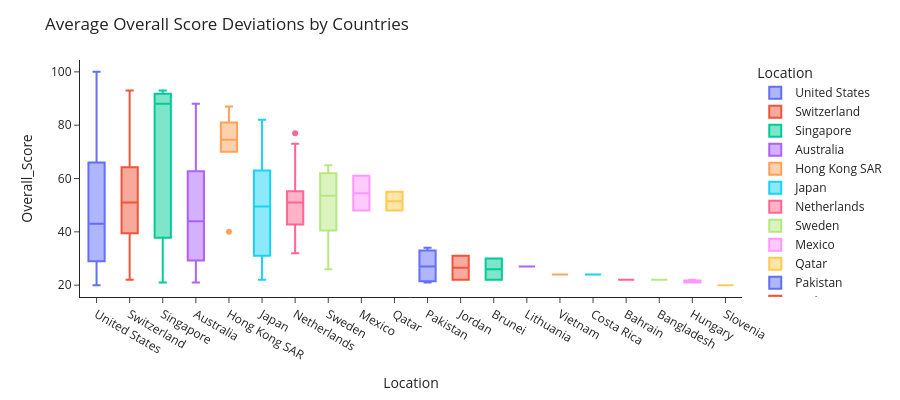

Notebook source saved alongside this figure:
### Markdown cell above
- Hong Kong SAR and Singapore lead the dataset significantly, being the only two regions to surpass the 60-point threshold in Average Overall Score.
- There is a stark contrast between the top-performing countries and the bottom-tier countries, with a score gap of approximately 50 points between the highest (Hong Kong SAR) and the lowest (Slovenia).
- There is also a notable performance gap between the top two leaders and the rest of the high-scoring group. For instance, there is a sharp decline of roughly 15 points moving from Singapore to Mexico.
- The bottom 10 countries show small variance in their scores, ranging tightly between approximately 20 and 28 points.

### Code cell
overall_score_country_lst = overall_score_country.index.tolist()
overall_score_country_df = df[df['Location'].apply(lambda x: x in overall_score_country_lst)]

fig = px.box(
    overall_score_country_df, 
    x = 'Location', 
    y = 'Overall_Score', 
    color = 'Location') 

fig.update_layout(
    title_text = 'Average Overall Score Deviations by Countries', 
    template = 'simple_white', 
    width = 900, 
    height = 400)
    
fig.show()

### Figure 1 — Plotly figure (JSON) as saved in the notebook; plotly's stock layout.template omitted (floating-point values rounded to 4 significant figures)
{"data": [{"alignmentgroup": "True", "hovertemplate": "Location=%{x}<br>Overall_Score=%{y}<extra></extra>", "legendgroup": "United States", "marker": {"color": "#636efa"}, "name": "United States", "notched": false, "offsetgroup": "United States", "orientation": "v", "showlegend": true, "type": "box", "x": ["United States", "United States", "United States", "United States", "United States", "United States", "United States", "United States", "United States", "United States", "United States", "United States", "United States", "United States", "United States", "United States", "United States", "United States", "United States", "United States", "United States", "United States", "United States", "United States", "United States", "United States", "United States", "United States", "United States", "United States", "United States", "United States", "United States", "United States", "United States", "United States", "United States", "United States", "United States", "United States", "United States", "United States", "United States", "United States", "United States", "United States", "United States", "United States", "United States", "United States", "United States", "United States", "United States", "United States", "United States", "United States", "United States", "United States", "United States", "United States", "United States", "United States", "United States", "United States", "United States", "United States", "United States", "United States", "United States", "United States", "United States", "United States", "United States", "United States", "United States", "United States", "United States", "United States", "United States", "United States", "United States", "United States", "United States", "United States"], "x0": " ", "xaxis": "x", "y": [100, 96, 96, 90, 90, 90, 87, 86, 85, 85, 82, 82, 79, 79, 79, 76, 72, 70, 69, 68, 67, 65, 64, 61, 61, 58, 57, 57, 55, 54, 53, 51, 51, 51, 49, 48, 46, 46, 46, 45, 44, 44, 42, 41, 40, 39, 38, 38, 37, 36, 36, 35, 35, 34, 34, 34, 33, 32, 32, 31, 31, 30, 29, 29, 28, 26, 26, 26, 25, 25, 25, 25, 24, 24, 24, 24, 23, 23, 22, 21, 21, 21, 20, 20], "y0": " ", "yaxis": "y"}, {"alignmentgroup": "True", "hovertemplate": "Location=%{x}<br>Overall_Score=%{y}<extra></extra>", "legendgroup": "Switzerland", "marker": {"color": "#EF553B"}, "name": "Switzerland", "notched": false, "offsetgroup": "Switzerland", "orientation": "v", "showlegend": true, "type": "box", "x": ["Switzerland", "Switzerland", "Switzerland", "Switzerland", "Switzerland", "Switzerland", "Switzerland", "Switzerland", "Switzerland"], "x0": " ", "xaxis": "x", "y": [93, 83, 58, 54, 51, 51, 43, 29, 22], "y0": " ", "yaxis": "y"}, {"alignmentgroup": "True", "hovertemplate": "Location=%{x}<br>Overall_Score=%{y}<extra></extra>", "legendgroup": "Singapore", "marker": {"color": "#00cc96"}, "name": "Singapore", "notched": false, "offsetgroup": "Singapore", "orientation": "v", "showlegend": true, "type": "box", "x": ["Singapore", "Singapore", "Singapore"], "x0": " ", "xaxis": "x", "y": [93, 88, 21], "y0": " ", "yaxis": "y"}, {"alignmentgroup": "True", "hovertemplate": "Location=%{x}<br>Overall_Score=%{y}<extra></extra>", "legendgroup": "Australia", "marker": {"color": "#ab63fa"}, "name": "Australia", "notched": false, "offsetgroup": "Australia", "orientation": "v", "showlegend": true, "type": "box", "x": ["Australia", "Australia", "Australia", "Australia", "Australia", "Australia", "Australia", "Australia", "Australia", "Australia", "Australia", "Australia", "Australia", "Australia", "Australia", "Australia", "Australia", "Australia", "Australia", "Australia", "Australia", "Australia", "Australia", "Australia", "Australia", "Australia", "Australia", "Australia", "Australia", "Australia", "Australia"], "x0": " ", "xaxis": "x", "y": [88, 87, 87, 82, 81, 80, 65, 63, 62, 55, 54, 50, 49, 48, 46, 44, 44, 40, 37, 37, 33, 33, 30, 29, 29, 27, 26, 24, 23, 21, 21], "y0": " ", "yaxis": "y"}, {"alignmentgroup": "True", "hovertemplate": "Location=%{x}<br>Overall_Score=%{y}<extra></extra>", "legendgroup": "Hong Kong SAR", "marker": {"color": "#FFA15A"}, "name": "Hong Kong SAR", "notched": false, "offsetgroup": "Hong Kong SAR", "orientation": "v", "showlegend": true, "type": "box", "x": ["Hong Kong SAR", "Hong Kong SAR", "Hong Kong SAR", "Hong Kong SAR", "Hong Kong SAR", "Hong Kong SAR"], "x0": " ", "xaxis": "x", "y": [87, 81, 77, 72, 70, 40], "y0": " ", "yaxis": "y"}, {"alignmentgroup": "True", "hovertemplate": "Location=%{x}<br>Overall_Score=%{y}<extra></extra>", "legendgroup": "Japan", "marker": {"color": "#19d3f3"}, "name": "Japan", "notched": false, "offsetgroup": "Japan", "orientation": "v", "showlegend": true, "type": "box", "x": ["Japan", "Japan", "Japan", "Japan", "Japan", "Japan", "Japan", "Japan", "Japan", "Japan", "Japan", "Japan", "Japan", "Japan"], "x0": " ", "xaxis": "x", "y": [82, 76, 63, 63, 58, 51, 50, 49, 48, 47, 31, 25, 25, 22], "y0": " ", "yaxis": "y"}, {"alignmentgroup": "True", "hovertemplate": "Location=%{x}<br>Overall_Score=%{y}<extra></extra>", "legendgroup": "Netherlands", "marker": {"color": "#FF6692"}, "name": "Netherlands", "notched": false, "offsetgroup": "Netherlands", "orientation": "v", "showlegend": true, "type": "box", "x": ["Netherlands", "Netherlands", "Netherlands", "Netherlands", "Netherlands", "Netherlands", "Netherlands", "Netherlands", "Netherlands", "Netherlands", "Netherlands", "Netherlands", "Netherlands"], "x0": " ", "xaxis": "x", "y": [77, 73, 59, 54, 53, 51, 51, 51, 43, 43, 42, 38, 32], "y0": " ", "yaxis": "y"}, {"alignmentgroup": "True", "hovertemplate": "Location=%{x}<br>Overall_Score=%{y}<extra></extra>", "legendgroup": "Sweden", "marker": {"color": "#B6E880"}, "name": "Sweden", "notched": false, "offsetgroup": "Sweden", "orientation": "v", "showlegend": true, "type": "box", "x": ["Sweden", "Sweden", "Sweden", "Sweden", "Sweden", "Sweden", "Sweden", "Sweden"], "x0": " ", "xaxis": "x", "y": [65, 65, 59, 54, 53, 46, 35, 26], "y0": " ", "yaxis": "y"}, {"alignmentgroup": "True", "hovertemplate": "Location=%{x}<br>Overall_Score=%{y}<extra></extra>", "legendgroup": "Mexico", "marker": {"color": "#FF97FF"}, "name": "Mexico", "notched": false, "offsetgroup": "Mexico", "orientation": "v", "showlegend": true, "type": "box", "x": ["Mexico", "Mexico"], "x0": " ", "xaxis": "x", "y": [61, 48], "y0": " ", "yaxis": "y"}, {"alignmentgroup": "True", "hovertemplate": "Location=%{x}<br>Overall_Score=%{y}<extra></extra>", "legendgroup": "Qatar", "marker": {"color": "#FECB52"}, "name": "Qatar", "notched": false, "offsetgroup": "Qatar", "orientation": "v", "showlegend": true, "type": "box", "x": ["Qatar", "Qatar"], "x0": " ", "xaxis": "x", "y": [55, 48], "y0": " ", "yaxis": "y"}, {"alignmentgroup": "True", "hovertemplate": "Location=%{x}<br>Overall_Score=%{y}<extra></extra>", "legendgroup": "Pakistan", "marker": {"color": "#636efa"}, "name": "Pakistan", "notched": false, "offsetgroup": "Pakistan", "orientation": "v", "showlegend": true, "type": "box", "x": ["Pakistan", "Pakistan", "Pakistan", "Pakistan"], "x0": " ", "xaxis": "x", "y": [34, 32, 22, 21], "y0": " ", "yaxis": "y"}, {"alignmentgroup": "True", "hovertemplate": "Location=%{x}<br>Overall_Score=%{y}<extra></extra>", "legendgroup": "Jordan", "marker": {"color": "#EF553B"}, "name": "Jordan", "notched": false, "offsetgroup": "Jordan", "orientation": "v", "showlegend": true, "type": "box", "x": ["Jordan", "Jordan"], "x0": " ", "xaxis": "x", "y": [31, 22], "y0": " ", "yaxis": "y"}, {"alignmentgroup": "True", "hovertemplate": "Location=%{x}<br>Overall_Score=%{y}<extra></extra>", "legendgroup": "Brunei", "marker": {"color": "#00cc96"}, "name": "Brunei", "notched": false, "offsetgroup": "Brunei", "orientation": "v", "showlegend": true, "type": "box", "x": ["Brunei", "Brunei"], "x0": " ", "xaxis": "x", "y": [30, 22], "y0": " ", "yaxis": "y"}, {"alignmentgroup": "True", "hovertemplate": "Location=%{x}<br>Overall_Score=%{y}<extra></extra>", "legendgroup": "Lithuania", "marker": {"color": "#ab63fa"}, "name": "Lithuania", "notched": false, "offsetgroup": "Lithuania", "orientation": "v", "showlegend": true, "type": "box", "x": ["Lithuania"], "x0": " ", "xaxis": "x", "y": [27], "y0": " ", "yaxis": "y"}, {"alignmentgroup": "True", "hovertemplate": "Location=%{x}<br>Overall_Score=%{y}<extra></extra>", "legendgroup": "Vietnam", "marker": {"color": "#FFA15A"}, "name": "Vietnam", "notched": false, "offsetgroup": "Vietnam", "orientation": "v", "showlegend": true, "type": "box", "x": ["Vietnam"], "x0": " ", "xaxis": "x", "y": [24], "y0": " ", "yaxis": "y"}, {"alignmentgroup": "True", "hovertemplate": "Location=%{x}<br>Overall_Score=%{y}<extra></extra>", "legendgroup": "Costa Rica", "marker": {"color": "#19d3f3"}, "name": "Costa Rica", "notched": false, "offsetgroup": "Costa Rica", "orientation": "v", "showlegend": true, "type": "box", "x": ["Costa Rica"], "x0": " ", "xaxis": "x", "y": [24], "y0": " ", "yaxis": "y"}, {"alignmentgroup": "True", "hovertemplate": "Location=%{x}<br>Overall_Score=%{y}<extra></extra>", "legendgroup": "Bahrain", "marker": {"color": "#FF6692"}, "name": "Bahrain", "notched": false, "offsetgroup": "Bahrain", "orientation": "v", "showlegend": true, "type": "box", "x": ["Bahrain"], "x0": " ", "xaxis": "x", "y": [22], "y0": " ", "yaxis": "y"}, {"alignmentgroup": "True", "hovertemplate": "Location=%{x}<br>Overall_Score=%{y}<extra></extra>", "legendgroup": "Bangladesh", "marker": {"color": "#B6E880"}, "name": "Bangladesh", "notched": false, "offsetgroup": "Bangladesh", "orientation": "v", "showlegend": true, "type": "box", "x": ["Bangladesh"], "x0": " ", "xaxis": "x", "y": [22], "y0": " ", "yaxis": "y"}, {"alignmentgroup": "True", "hovertemplate": "Location=%{x}<br>Overall_Score=%{y}<extra></extra>", "legendgroup": "Hungary", "marker": {"color": "#FF97FF"}, "name": "Hungary", "notched": false, "offsetgroup": "Hungary", "orientation": "v", "showlegend": true, "type": "box", "x": ["Hungary", "Hungary", "Hungary"], "x0": " ", "xaxis": "x", "y": [22, 21, 21], "y0": " ", "yaxis": "y"}, {"alignmentgroup": "True", "hovertemplate": "Location=%{x}<br>Overall_Score=%{y}<extra></extra>", "legendgroup": "Slovenia", "marker": {"color": "#FECB52"}, "name": "Slovenia", "notched": false, "offsetgroup": "Slovenia", "orientation": "v", "showlegend": true, "type": "box", "x": ["Slovenia"], "x0": " ", "xaxis": "x", "y": [20], "y0": " ", "yaxis": "y"}], "layout": {"boxmode": "overlay", "height": 400, "legend": {"title": {"text": "Location"}, "tracegroupgap": 0}, "margin": {"t": 60}, "title": {"text": "Average Overall Score Deviations by Countries"}, "width": 900, "xaxis": {"anchor": "y", "categoryarray": ["United States", "Switzerland", "Singapore", "Australia", "Hong Kong SAR", "Japan", "Netherlands", "Sweden", "Mexico", "Qatar", "Pakistan", "Jordan", "Brunei", "Lithuania", "Vietnam", "Costa Rica", "Bahrain", "Bangladesh", "Hungary", "Slovenia"], "categoryorder": "array", "domain": [0, 1], "title": {"text": "Location"}}, "yaxis": {"anchor": "x", "domain": [0, 1], "title": {"text": "Overall_Score"}}}}
